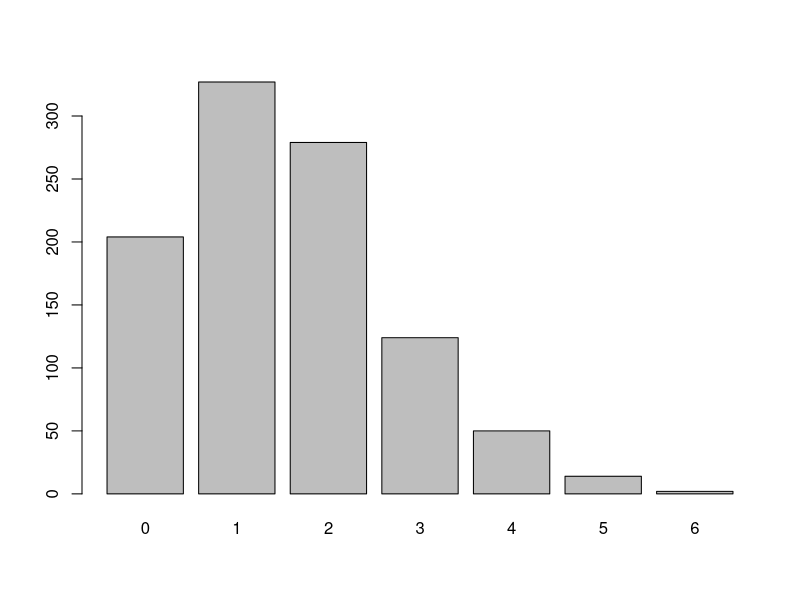

R code for this plot:
#################################################################
##########          Siniestralidad Agregada            ##########
#################################################################

# El cálculo de la prima pura de siniestralidad depende de dos procesos
# - Numero de siniestros (frecuencia de reclamos): Nt
# - Coste medio de los siniestros: Yi

library(magrittr)

set.seed(12345)
n <- 1000 # tamaño de cartera
lambda <- 1.5 # siniestros promedio
u <- 1200 # media muestral
s <- 900 # varianza muestral
res <- rpois(n, lambda) # simulación siniestros sobre su cartera
res %>% table() %>% barplot()
p_siniestros <- dpois(seq(0,10), lambda = lambda)

# ux, s2x: valores obtenidos por datos historicos
# uy, s2y: parametros buscados para simulacion

par_log <- function(ux,s2x){
      s2y <- log((s2x+ux^2)/ux^2) # varianza
      uy <- (4*log(ux)-log(s2x+ux^2))/2 # media
      return(list(mu=uy,sigma2=s2y))
}

# Simulacion Log-Normal
mu_y <- par_log(1200,900)[[1]]
sigma2_y <- par_log(1200,900)[[2]]
cuantia <- exp(qnorm(runif(1000), mean = mu_y, sd = sqrt(sigma2_y)))

# Siniestralidad
S <- mean(res)*mean(cuantia) # prima pura
